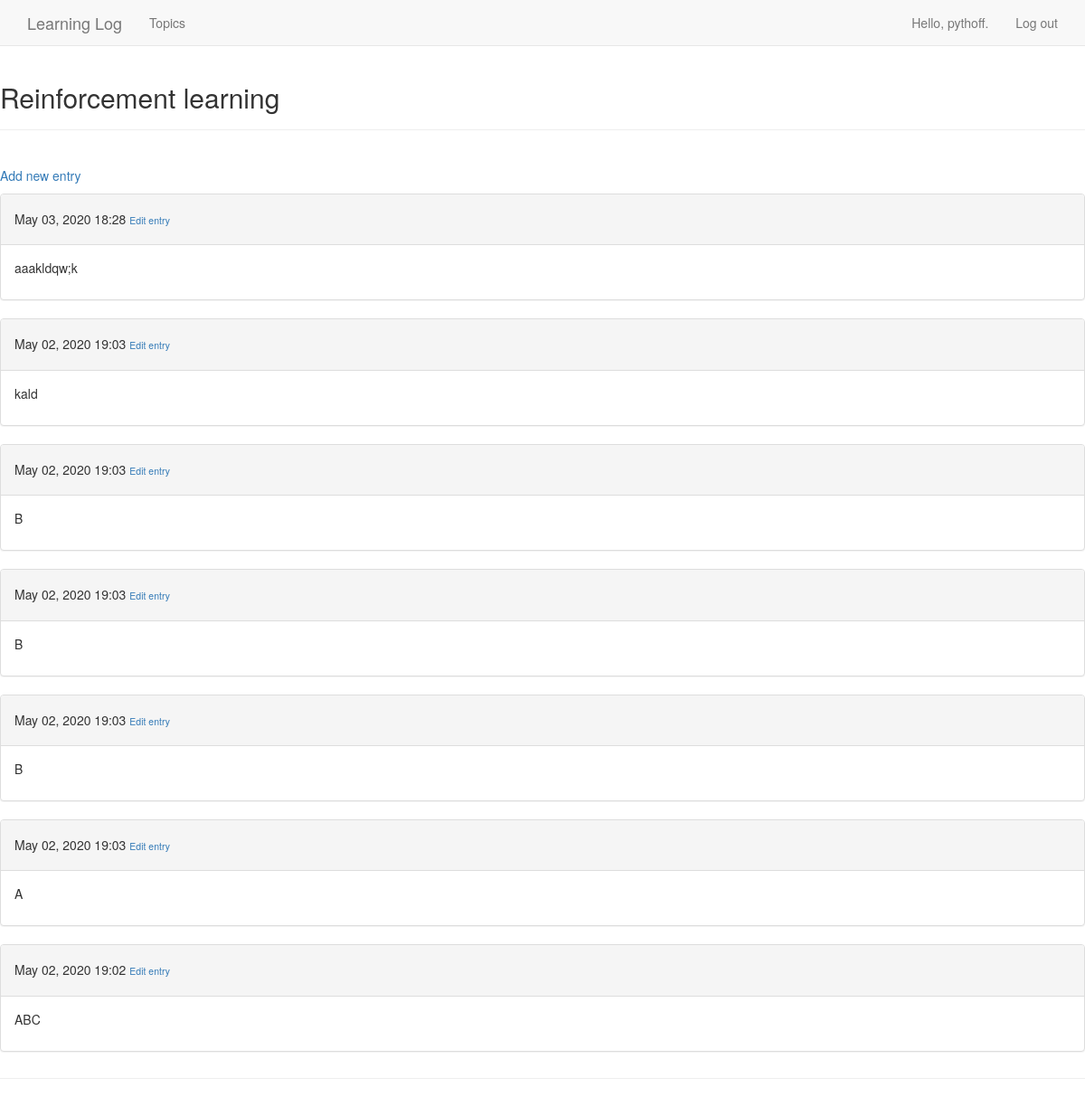
The app's page /topics/1/ (signed in), older data.
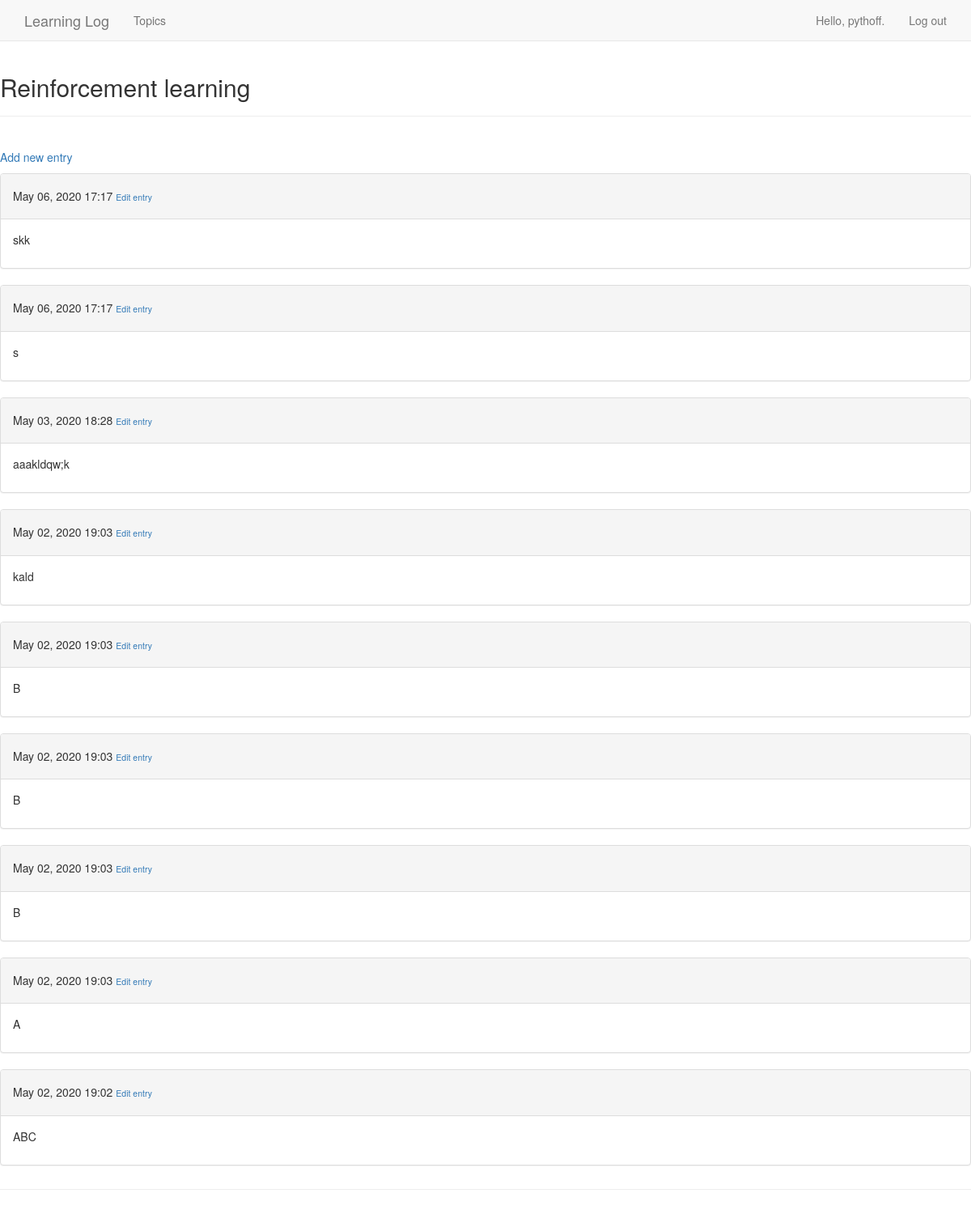
The same page, newer data.
### learning_logs/models.py (models this page shows, shortened)
class Entry(models.Model):
    topic = models.ForeignKey(Topic, on_delete=models.CASCADE)
    text = models.TextField()
    date_added = models.DateTimeField(auto_now_add=True)
    class Meta:
        verbose_name_plural = 'entries'

### learning_logs/views.py (the view)
# urls.py: re_path(r'^topics/(?P<topic_id>\d+)/$', views.topic, name='topic'),
@login_required
def topic(request, topic_id):
    topic = Topic.objects.get(id=topic_id)
    if topic.owner != request.user:
        raise Http404
    entries = topic.entry_set.order_by('-date_added')
    context = {'topic': topic, 'entries': entries}
    return render(request, 'learning_logs/topic.html', context)

### learning_logs/models.py (called while the page is built)
    def __str__(self):
        return self.text

### learning_logs/templates/learning_logs/topic.html
{% extends 'learning_logs/base.html' %}
{% block header %}
    <h2>{{ topic }}</h2>
{% endblock header %}
{% block content %}
    <p>
        <a href="{% url 'learning_logs:new_entry' topic.id %}">Add new entry</a>
    </p>
    {% for entry in entries %}
        <div class="panel panel-default">
            <div class="panel-heading">
                <h5>
                {{ entry.date_added|date:'M d, Y H:i' }}
                <small>
                    <a href="{% url 'learning_logs:edit_entry' entry.id %}">
                    Edit entry</a>
                </small>
                </h5>
            </div>
            <div class="panel-body">
                {{ entry.text|linebreaks }}
            </div>
        </div>
        {% empty %}
        There are no entries for this topic yet.
    {% endfor %}
{% endblock content %}

Row changes from the older to the newer data that the page shows:
added Entry: date_added "May 06, 2020 17:17", text "skk"
added Entry: date_added "May 06, 2020 17:17", text "s"
